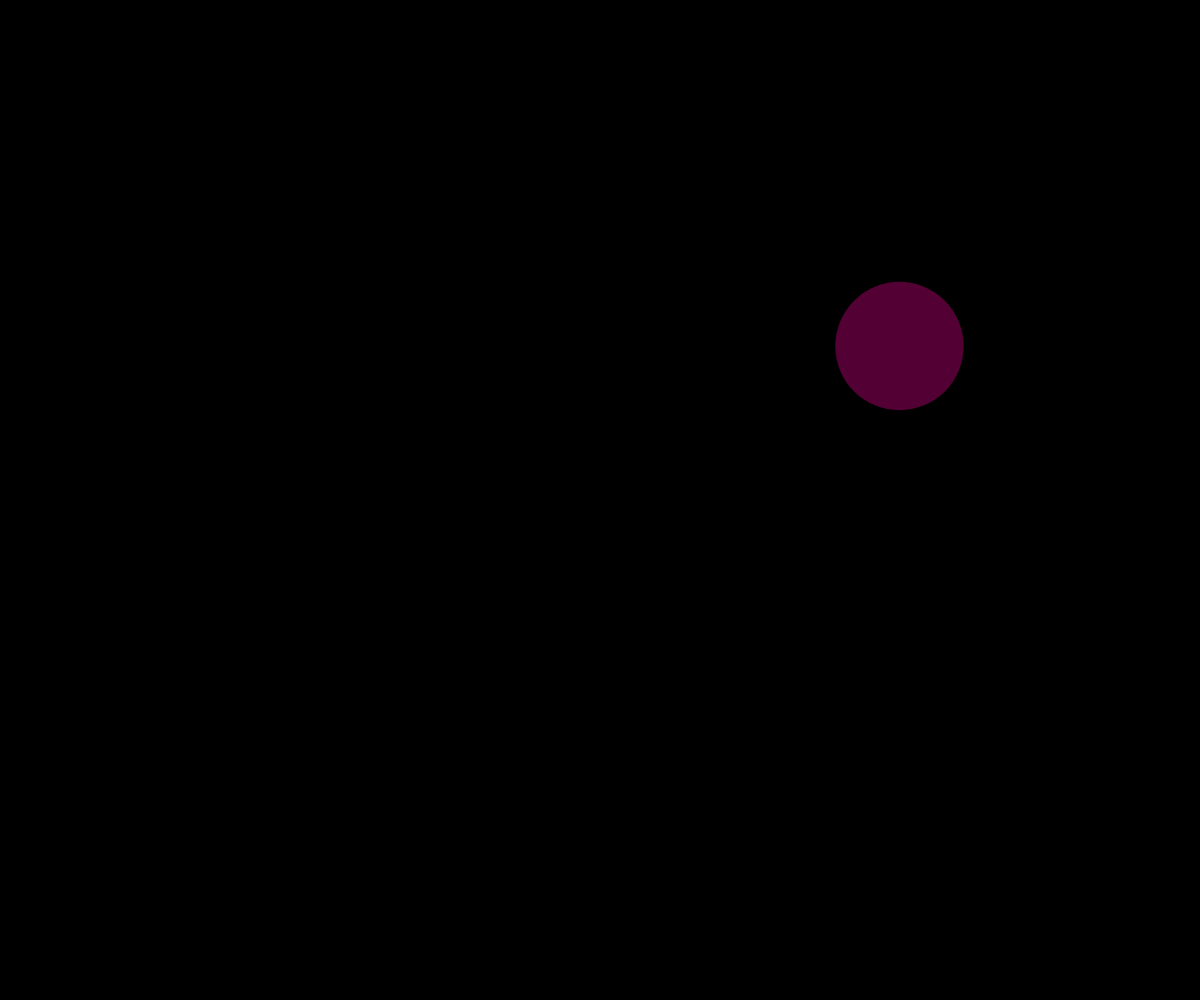
Frame 1 (no input)
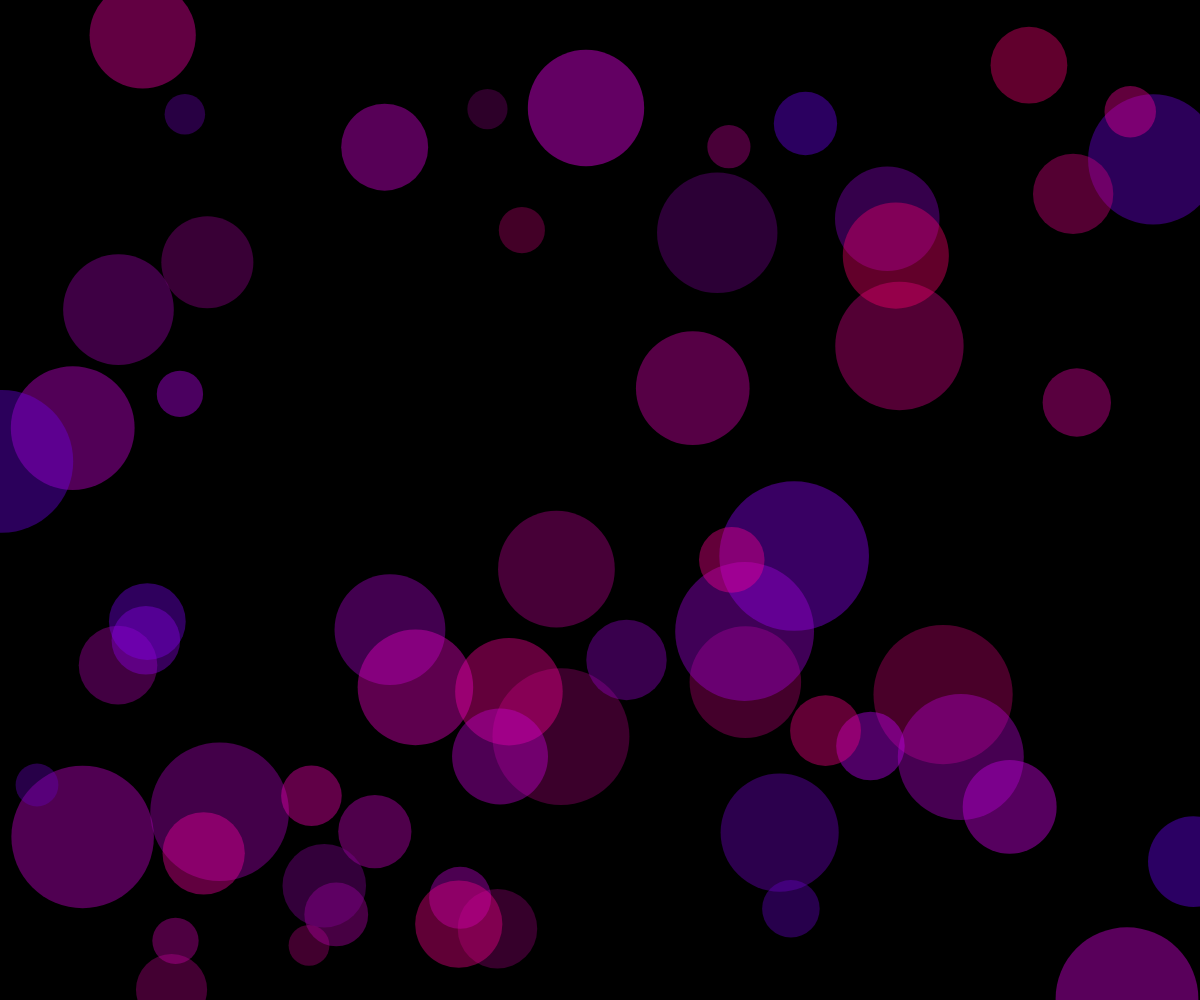
Frame 60 (no input)
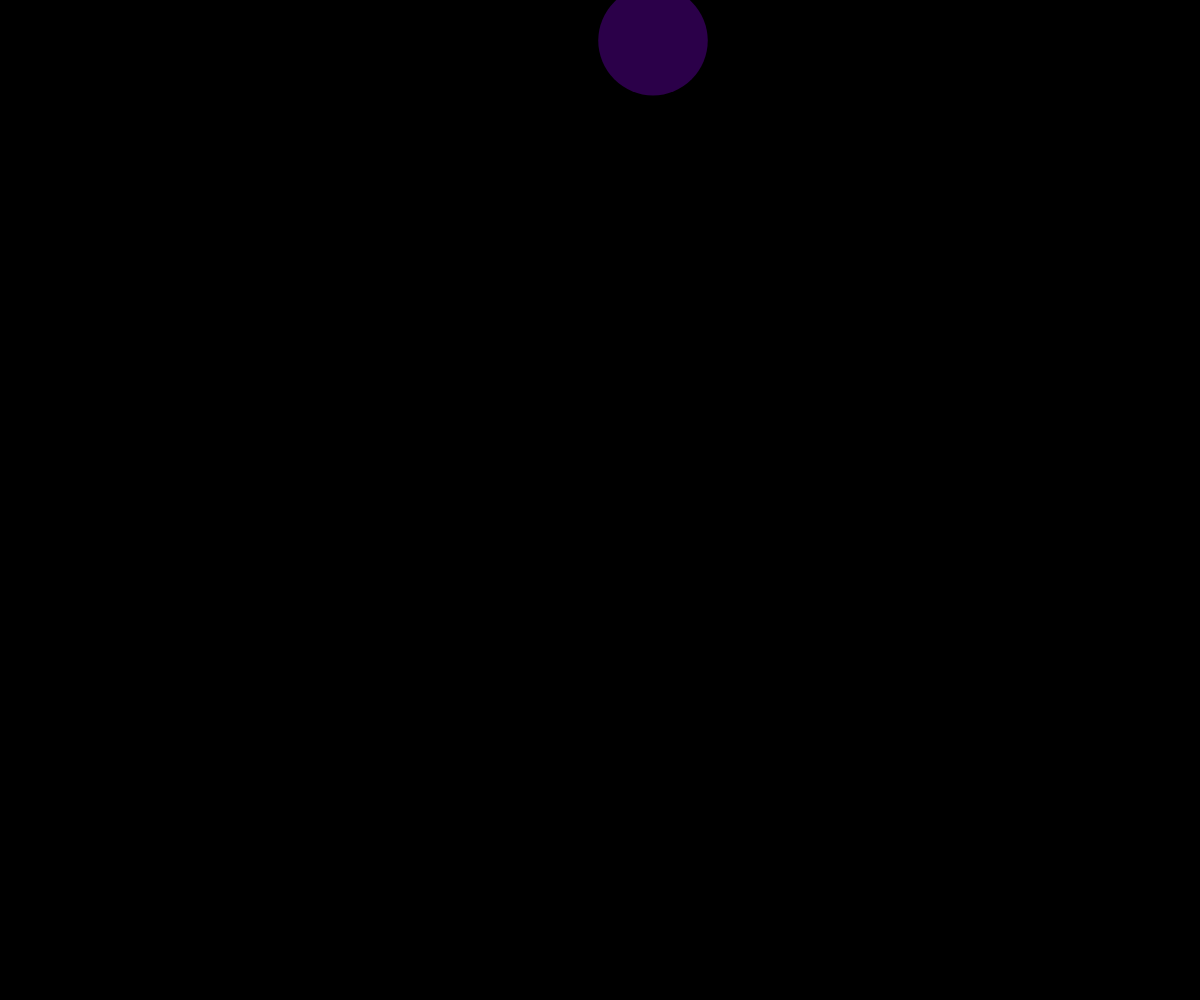
Frame 120 (the mouse pressed at the canvas centre since frame 60)

The p5.js sketch that drew these frames (run headless with seeded random() and noise() and a simulated clock; from frame 60 on, the mouse is pressed at the canvas centre):

// p5.js sketch
// ── sketch.js
// can start live server by using control + option + 3

let col = {
  r: 255,
  g: 0,
  b:0
};

let spot = {
  x: 100,
  y: 50,
};

function setup() {
  // put setup code here
  createCanvas(window.innerWidth, window.innerHeight);
  background(0);
}

function draw() {
  // put drawing code here
  if (mouseIsPressed) {
    background(0);
  }
  col.r = random(100, 255);
  col.g = 0;
  col.b = random(100, 255);
  spot.x = random(0, width);
  spot.y = random(0, height);
  let size = random(40, 150);
  noStroke();
  fill(col.r, col.g, col.b, 100);
  ellipse(spot.x, spot.y, size, size);
}
